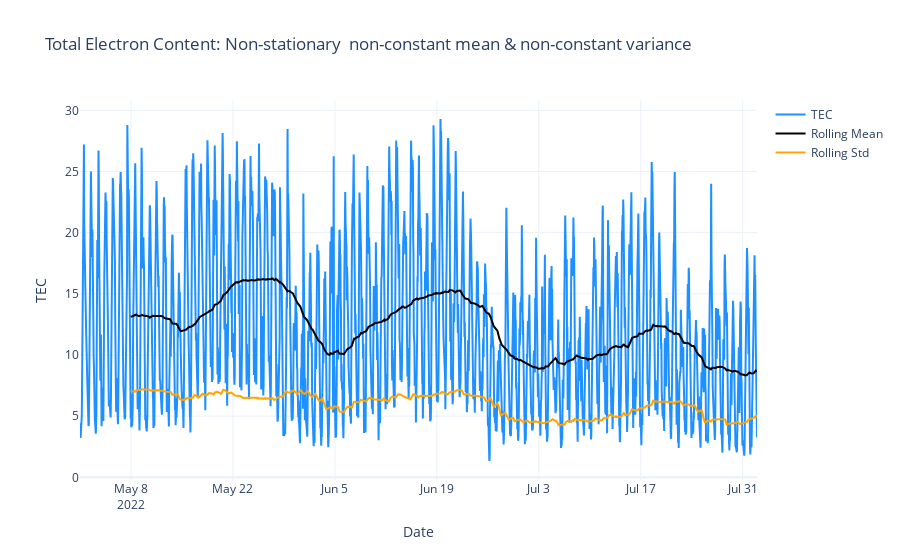

Here is the notebook cell this chart was saved with:
### Code cell
rolling_window = 168  # Number of hours in a week

# Calculate rolling mean and standard deviation
rolling_mean = y_train.rolling(window=rolling_window).mean()
rolling_std = y_train.rolling(window=rolling_window).std()

# Create a Plotly figure
fig = go.Figure()

# Add TEC time series
fig.add_trace(go.Scatter(x=y_train.index, y=y_train.values, mode='lines', name='TEC', line=dict(color='dodgerblue')))

# Add rolling mean
fig.add_trace(go.Scatter(x=y_train.index, y=rolling_mean, mode='lines', name='Rolling Mean', line=dict(color='black')))

# Add rolling std
fig.add_trace(go.Scatter(x=y_train.index, y=rolling_std, mode='lines', name='Rolling Std', line=dict(color='orange')))

# Update layout
fig.update_layout(
    title='Total Electron Content: Non-stationary \nnon-constant mean & non-constant variance',
    xaxis_title='Date',
    yaxis_title='TEC',
    template='plotly_white'
)

### Figure 1 — Plotly figure (JSON) as saved in the notebook; plotly's stock layout.template omitted (floating-point values rounded to 4 significant figures; data arrays with more than 128 entries replaced by an {"elided": "..."} marker saying what was removed)
{"data": [{"line": {"color": "dodgerblue"}, "mode": "lines", "name": "TEC", "type": "scatter", "x": {"elided": "2232 str values"}, "y": {"elided": "2232 float values"}}, {"line": {"color": "black"}, "mode": "lines", "name": "Rolling Mean", "type": "scatter", "x": {"elided": "2232 str values"}, "y": {"elided": "2232 float values"}}, {"line": {"color": "orange"}, "mode": "lines", "name": "Rolling Std", "type": "scatter", "x": {"elided": "2232 str values"}, "y": {"elided": "2232 float values"}}], "layout": {"autosize": true, "title": {"text": "Total Electron Content: Non-stationary \nnon-constant mean & non-constant variance"}, "xaxis": {"autorange": true, "range": ["2022-05-01", "2022-08-01 23:00"], "title": {"text": "Date"}, "type": "date"}, "yaxis": {"autorange": true, "range": [-0.2199, 30.84], "title": {"text": "TEC"}, "type": "linear"}}}
